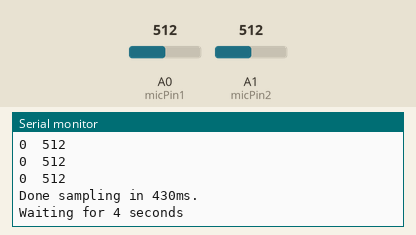
This sketch was run on a simulated Teensy 4. Parts: the last lines printed to the serial monitor. The test bench sets the inputs (shaded band); at power-on: A1 (micPin2) = 512, A0 (micPin1) = 512 (analog values on the 0–1023 scale).

Above: at 2.7 s.
2.8 s: A1 (micPin2) set to 982
At 4.2 s:
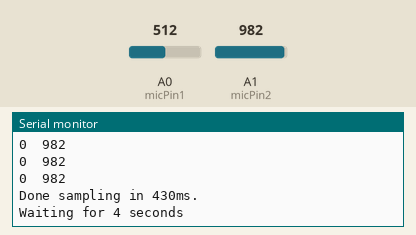
4.3 s: A1 (micPin2) set to 1007
At 7.0 s:
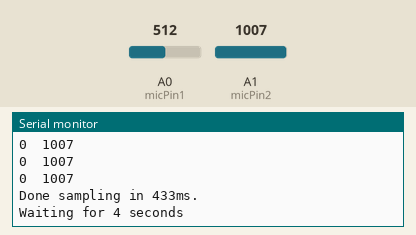
Timing chart, 0 to 8.5 s (numbered marks = the images above; inputs shaded):
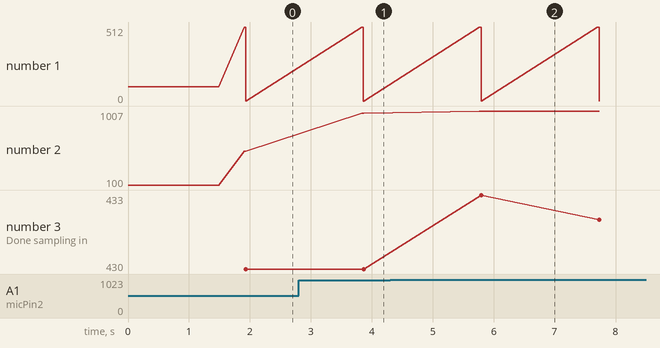

The sketch:

waveform-shift-test.ino
```cpp
/* TESTED WITH FUNCGEN!!
 *  Records samples into samples[2][numSamples]
 *  shifts samples[0] to left by some amount
 * And sends the recorded waveforms on serial
 * So that the serial plotter can plot them on one graph
 */

//number of samples to shift samples[0] to left
const int shiftValue = 25;

const int micPin1 = A0;
const int micPin2 = A1;

IntervalTimer samplingTimer;
const int numSamples = 550;   //total number of samples in waveform
volatile int sampleCounter;   //must be volatile because is used in both main() and ISR
int samples[2][numSamples]; //stores 2 waveforms

const int ANALOG_READ_RESOLUTION = 10;
const int ANALOG_READ_AVERAGING = 16;
const int fs = 5000;    //sampling frequency

void setup() {
  Serial.begin(115200);
  //to (hopefully) ensure that the serial plotter plots two graphs
  for (int i = 0; i < 100; i++){
    Serial.println("100\t100");
    delay(15);
  }

  pinMode(micPin1, INPUT);
  pinMode(micPin2, INPUT);
  analogReadResolution(ANALOG_READ_RESOLUTION);
  analogReadAveraging(ANALOG_READ_AVERAGING);
}

void loop() {
  //collect samples into matrix
  Serial.println("Beginning sampling...");
  //record start time of sample taking
  long beginTime = millis();
  samplingBegin();
  //wait for sampling to complete
  while (sampleCounter < numSamples);

  //sampling complete now process them
  shiftSamples(samples[0], numSamples, shiftValue);

  //print out shifted waveforms
  Serial.println("Shifted waveforms:");
  for (int i = 0; i < numSamples; i++){
    Serial.print(samples[0][i]);
    Serial.print("\t");
    Serial.println(samples[1][i]);
  }

  Serial.print("Done sampling in ");
  Serial.print(millis() - beginTime);
  Serial.println("ms.");
  Serial.println("Waiting for 4 seconds");
  delay(1500);
}

//shifts a waveform array of size wsize
//to the left by delta samples
void shiftSamples(int *waveform, int wsize, int delta){
  int i = 0;
  while (i < wsize - delta){
    waveform[i] = waveform[i+delta];
    i++;
  }
  while (i < wsize){
    waveform[i] = 0;
    i++;
  }
}

//record samples into samples[2][numSamples]
//should I do a noInterrupt in this callback?
void samplingCallback() {
  samples[0][sampleCounter] = analogRead(micPin1);
  samples[1][sampleCounter] = analogRead(micPin2);

  sampleCounter++;
  if (sampleCounter >= numSamples) {
    samplingTimer.end();
  }
}

//initialise samplingTimer
void samplingBegin() {
  //initialise the sampling timer to an interval of 1000000/fs uS
  sampleCounter = 0;
  samplingTimer.begin(samplingCallback, 1000000 / fs);
}
```

Measured:
- after the input at 2.8 s, the serial monitor: prints a new line after 1.0 s (image 1)
- after the input at 4.3 s, the serial monitor: prints a new line after 1.5 s (image 2)
- plotted number 2: 512 → 982 after the input at 2.8 s, 982 → 1007 after the input at 4.3 s
- plotted number 3: 430 → 432 after the input at 4.3 s
